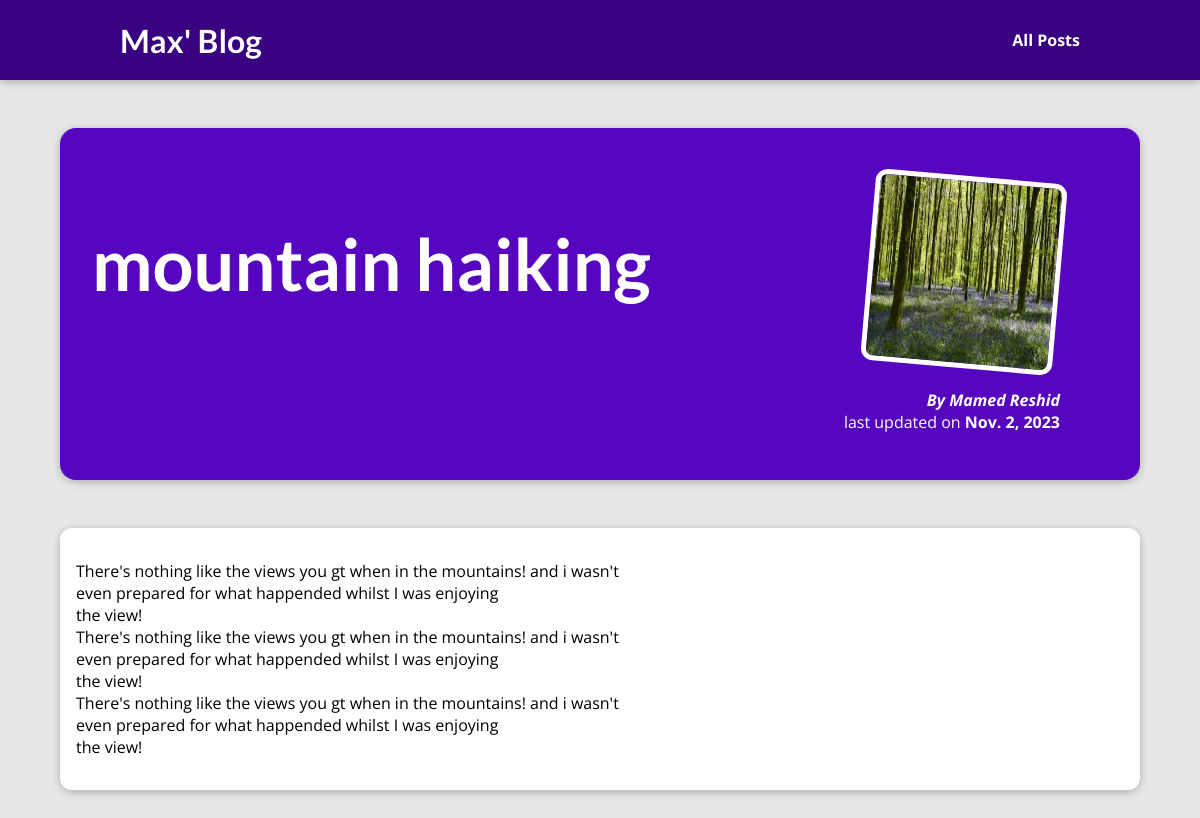
The app's page /posts/mountain-haiking with its own data.
### blog/models.py (models this page shows)
class Post(models.Model):
    title = models.CharField(max_length=150)
    excerpt = models.CharField(max_length=200)
    image_name = models.CharField(max_length=100)
    date = models.DateField(auto_now=True)
    slug = models.SlugField(unique=True, db_index=True)
    content = models.TextField(validators=[MinLengthValidator(10)])
    author = models.ForeignKey(
        Author, on_delete=models.SET_NULL, null=True, related_name="posts")
    tags = models.ManyToManyField(Tag)

class Author(models.Model):
    first_name = models.CharField(max_length=100)
    last_name = models.CharField(max_length=100)
    email_address = models.EmailField()
    def full_name(self):
        return f"{self.first_name} {self.last_name}"
    def __str__(self):
        return self.full_name()

### blog/views.py (the view)
# urls.py: path("posts/<slug:slug>", views.post_detail, name="post-detail-page")
def post_detail(request, slug):
   identified_post = get_object_or_404(Post, slug=slug)
   return render(request, "blog/post-detail.html", {
       "post" : identified_post
    })

### blog/templates/blog/post-detail.html (shortened to what this page needs)
{% extends "base.html" %}
{% load static %}
{% block css_files %}
   <link rel="stylesheet" href="{% static "blog/post-detail.css" %}" />
{% endblock%}
{% block content%}
 <section id="summary">
      <h2> {{ post.title }}</h2>
      <article>
        <img src="{% static "blog/images/"|add:post.image_name %}" alt="{{ post.title}}">
        <address>By {{ post.author|title}}</address>
        <div>
            last updated on <time>{{ post.date}}</time>
      </article>
 </section>
   <main>
    {{ post.content|linebreaks }}
   </main>
{% endblock%}

### my_site/templates/base.html (shortened to what this page needs)
{% load static %}
<!DOCTYPE html>
<html>
    <head>
        <link rel="stylesheet" href=" {% static "app.css" %}" >
        {% block css_files %}{% endblock %}
    </head>
    <body>
        <header id="main-navigation" >
            <h1><a href="{% url "starting-page" %}"> Max' Blog </a> </h1>
            <nav>
             <a href="{% url "posts-page" %}"> All Posts </a>
            </nav>
         </header>
        {% block content%}
        {% endblock %}
    </body>
</html>

### my_site/static/app.css (style rules this page uses)
* { box-sizing: border-box; }
html { font-family: 'Open Sans', 'Lato', sans-serif; }
body { margin: 0; }
h1, h2, h3 { font-family: 'Lato', sans-serif; font-weight: bold; }
#main-navigation { width: 100%; height: 5rem; display: flex; justify-content: space-between; align-items: center; padding: 0 10%; position: absolute; top: 0; left: 0; }
#main-navigation a { text-decoration: none; color: white; font-weight: bold; }

### blog/static/blog/post-detail.css (style rules this page uses)
body { background-color: #e7e7e7; }
#main-navigation { background-color: #390281; box-shadow: 0 2px 8px rgba(0, 0, 0, 0.25); }
#summary { margin: 8rem auto 3rem auto; padding: 2rem; width: 90%; max-width: 90rem; border-radius: 16px; background-color: #5706c0; position: relative; box-shadow: 0 2px 8px rgba(0, 0, 0, 0.25); height: 22rem; }
#summary h2 { color: white; font-size: 4.5rem; }
#summary article { position: absolute; top: 2rem; right: 3rem; padding: 1rem 2rem; border-radius: 12px; text-align: right; color: white; }
#summary article img { width: 12rem; height: 12rem; border-radius: 12px; transform: rotateZ(5deg); border: 5px solid white; margin-bottom: 1rem; }
#summary address { font-weight: bold; }
#summary time { font-weight: bold; }
main { width: 90%; max-width: 90rem; margin: 3rem auto; background-color: white; padding: 1rem; border-radius: 12px; box-shadow: 0 2px 8px rgba(0, 0, 0, 0.25); }

### records on screen
Post: title "mountain haiking", image_name (picture), author "Mamed Reshid", date "Nov. 2, 2023", content "There's nothing like the views you gt when in the mountains! and i wasn't even prepared for what happended whilst I was enjoying the view! There's nothing like the views you gt when in the mountains! and i wasn't even prepared for what happended whilst I was enjoying the view! There's nothing like the views you gt when in the mountains! and i wasn't even prepared for what happended whilst I was enjoying the view!"
